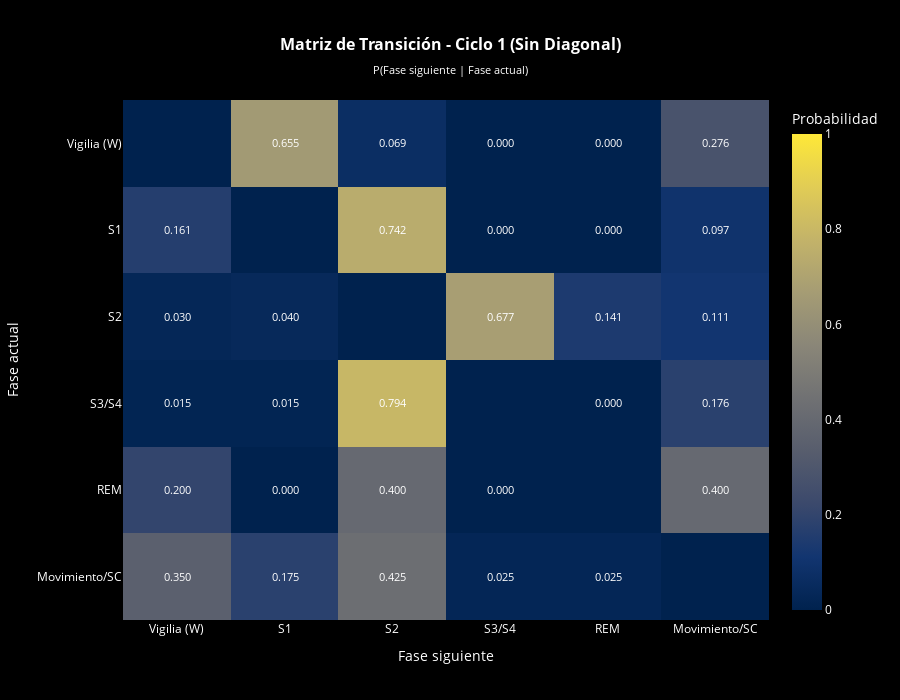
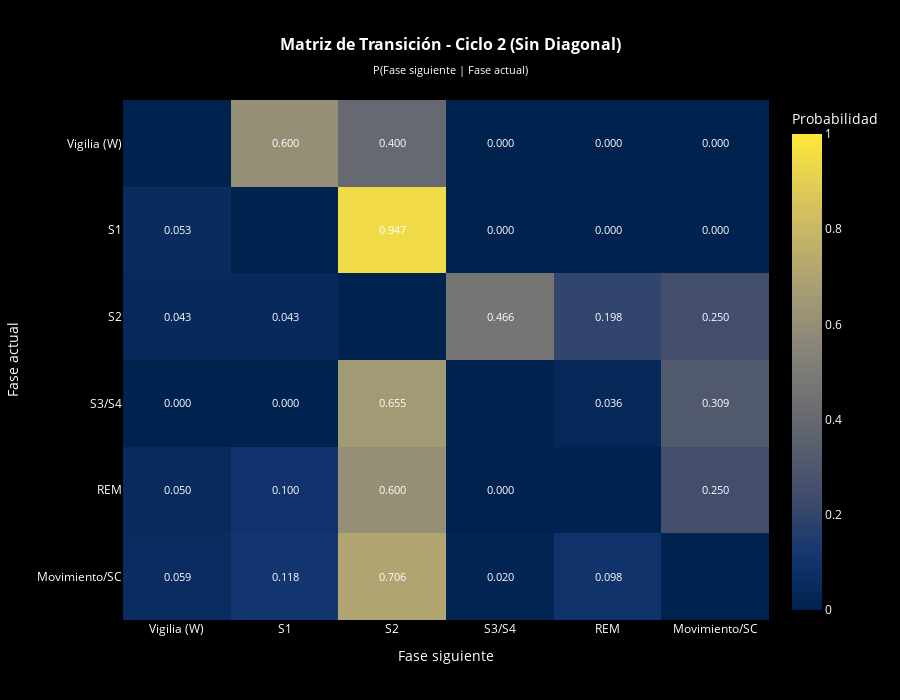
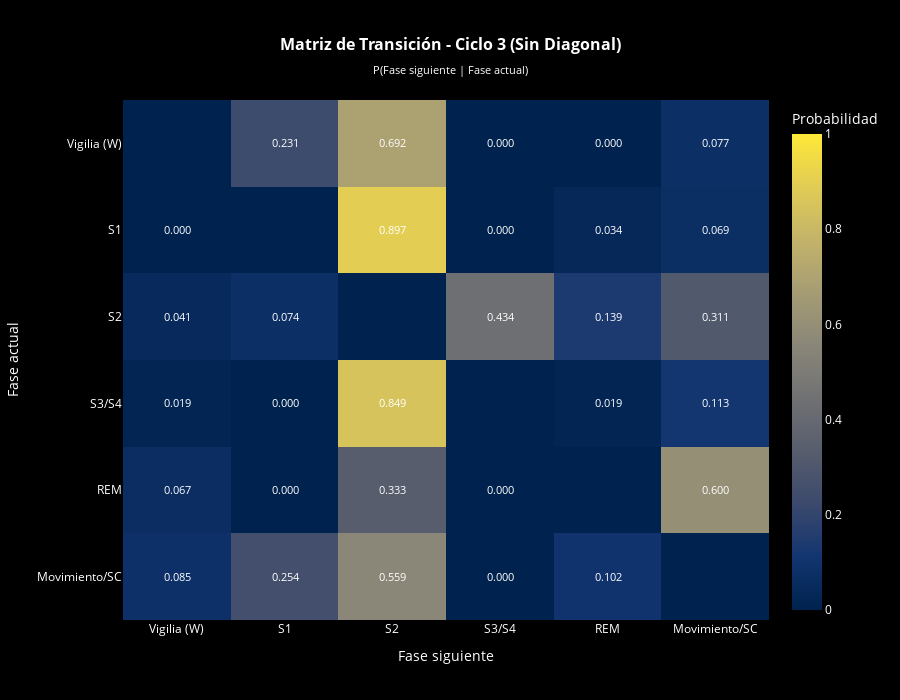
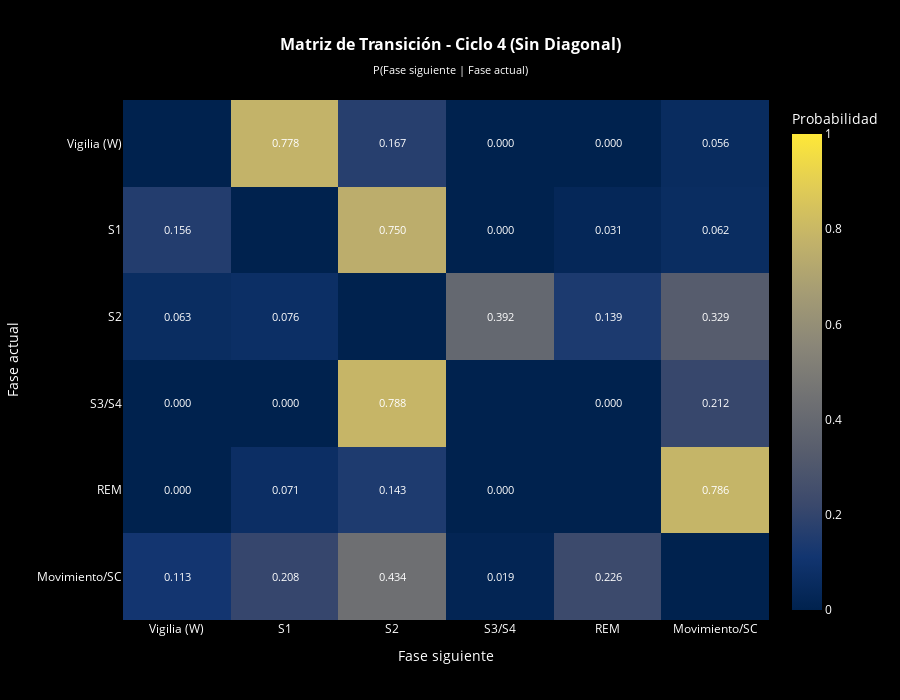

These figures' notebook cell, in order:
### Markdown cell above
## Visualización: Matrices Sin Diagonal por Ciclo

Esta versión elimina la probabilidad de quedarse en la misma fase (diagonal = 0) y re-normaliza por fila. Esto permite ver claramente **hacia dónde se va el cerebro cuando decide abandonar una fase**, sin que el gráfico se "coma" el color por la alta probabilidad de quedarse en la misma fase.

**Objetivo**: Ver cómo resalta la transición S2 → S3/S4 en el Ciclo 1 (amarillo brillante) y cómo ese amarillo se apaga en los ciclos siguientes.

### Code cell
# Graficar los ciclos
ciclos_a_mostrar = sorted(matrices_sin_diagonal_por_ciclo.keys())

for ciclo_num in ciclos_a_mostrar:
    matriz_sin_diag = matrices_sin_diagonal_por_ciclo[ciclo_num]
    fig = graficar_heatmap_ciclo(
        matriz_sin_diag,
        f"Matriz de Transición - Ciclo {ciclo_num} (Sin Diagonal)",
        ciclo_num,
        mostrar_diagonal=False
    )
    fig.show()

### Figure 1 — Plotly figure (JSON) as saved in the notebook; plotly's stock layout.template omitted (floating-point values rounded to 4 significant figures)
{"data": [{"colorbar": {"tickfont": {"color": "white"}, "title": {"font": {"color": "white"}, "text": "Probabilidad"}}, "colorscale": [[0, "#00224e"], [0.1111, "#123570"], [0.2222, "#3b496c"], [0.3333, "#575d6d"], [0.4444, "#707173"], [0.5556, "#8a8678"], [0.6667, "#a59c74"], [0.7778, "#c3b369"], [0.8889, "#e1cc55"], [1, "#fee838"]], "hovertemplate": "<b>Desde:</b> %{y}<br><b>Hacia:</b> %{x}<br><b>Probabilidad:</b> %{z:.4f}<extra></extra>", "text": [["", "0.655", "0.069", "0.000", "0.000", "0.276"], ["0.161", "", "0.742", "0.000", "0.000", "0.097"], ["0.030", "0.040", "", "0.677", "0.141", "0.111"], ["0.015", "0.015", "0.794", "", "0.000", "0.176"], ["0.200", "0.000", "0.400", "0.000", "", "0.400"], ["0.350", "0.175", "0.425", "0.025", "0.025", ""]], "textfont": {"color": "white", "size": 11}, "texttemplate": "%{text}", "type": "heatmap", "x": ["Vigilia (W)", "S1", "S2", "S3/S4", "REM", "Movimiento/SC"], "y": ["Vigilia (W)", "S1", "S2", "S3/S4", "REM", "Movimiento/SC"], "z": [[0.0, 0.6552, 0.06897, 0.0, 0.0, 0.2759], [0.1613, 0.0, 0.7419, 0.0, 0.0, 0.09677], [0.0303, 0.0404, 0.0, 0.6768, 0.1414, 0.1111], [0.01471, 0.01471, 0.7941, 0.0, 0.0, 0.1765], [0.2, 0.0, 0.4, 0.0, 0.0, 0.4], [0.35, 0.175, 0.425, 0.025, 0.025, 0.0]], "zmax": 1, "zmin": 0}], "layout": {"height": 700, "paper_bgcolor": "black", "plot_bgcolor": "black", "title": {"font": {"color": "white", "size": 16}, "text": "<b>Matriz de Transición - Ciclo 1 (Sin Diagonal)</b><br><sub>P(Fase siguiente | Fase actual)</sub>", "x": 0.5}, "width": 900, "xaxis": {"tickfont": {"color": "white"}, "title": {"font": {"color": "white"}, "text": "Fase siguiente"}}, "yaxis": {"autorange": "reversed", "tickfont": {"color": "white"}, "title": {"font": {"color": "white"}, "text": "Fase actual"}}}}

### Figure 2 — Plotly figure (JSON) as saved in the notebook; plotly's stock layout.template omitted (floating-point values rounded to 4 significant figures)
{"data": [{"colorbar": {"tickfont": {"color": "white"}, "title": {"font": {"color": "white"}, "text": "Probabilidad"}}, "colorscale": [[0, "#00224e"], [0.1111, "#123570"], [0.2222, "#3b496c"], [0.3333, "#575d6d"], [0.4444, "#707173"], [0.5556, "#8a8678"], [0.6667, "#a59c74"], [0.7778, "#c3b369"], [0.8889, "#e1cc55"], [1, "#fee838"]], "hovertemplate": "<b>Desde:</b> %{y}<br><b>Hacia:</b> %{x}<br><b>Probabilidad:</b> %{z:.4f}<extra></extra>", "text": [["", "0.600", "0.400", "0.000", "0.000", "0.000"], ["0.053", "", "0.947", "0.000", "0.000", "0.000"], ["0.043", "0.043", "", "0.466", "0.198", "0.250"], ["0.000", "0.000", "0.655", "", "0.036", "0.309"], ["0.050", "0.100", "0.600", "0.000", "", "0.250"], ["0.059", "0.118", "0.706", "0.020", "0.098", ""]], "textfont": {"color": "white", "size": 11}, "texttemplate": "%{text}", "type": "heatmap", "x": ["Vigilia (W)", "S1", "S2", "S3/S4", "REM", "Movimiento/SC"], "y": ["Vigilia (W)", "S1", "S2", "S3/S4", "REM", "Movimiento/SC"], "z": [[0.0, 0.6, 0.4, 0.0, 0.0, 0.0], [0.05263, 0.0, 0.9474, 0.0, 0.0, 0.0], [0.0431, 0.0431, 0.0, 0.4655, 0.1983, 0.25], [0.0, 0.0, 0.6545, 0.0, 0.03636, 0.3091], [0.05, 0.1, 0.6, 0.0, 0.0, 0.25], [0.05882, 0.1176, 0.7059, 0.01961, 0.09804, 0.0]], "zmax": 1, "zmin": 0}], "layout": {"height": 700, "paper_bgcolor": "black", "plot_bgcolor": "black", "title": {"font": {"color": "white", "size": 16}, "text": "<b>Matriz de Transición - Ciclo 2 (Sin Diagonal)</b><br><sub>P(Fase siguiente | Fase actual)</sub>", "x": 0.5}, "width": 900, "xaxis": {"tickfont": {"color": "white"}, "title": {"font": {"color": "white"}, "text": "Fase siguiente"}}, "yaxis": {"autorange": "reversed", "tickfont": {"color": "white"}, "title": {"font": {"color": "white"}, "text": "Fase actual"}}}}

### Figure 3 — Plotly figure (JSON) as saved in the notebook; plotly's stock layout.template omitted (floating-point values rounded to 4 significant figures)
{"data": [{"colorbar": {"tickfont": {"color": "white"}, "title": {"font": {"color": "white"}, "text": "Probabilidad"}}, "colorscale": [[0, "#00224e"], [0.1111, "#123570"], [0.2222, "#3b496c"], [0.3333, "#575d6d"], [0.4444, "#707173"], [0.5556, "#8a8678"], [0.6667, "#a59c74"], [0.7778, "#c3b369"], [0.8889, "#e1cc55"], [1, "#fee838"]], "hovertemplate": "<b>Desde:</b> %{y}<br><b>Hacia:</b> %{x}<br><b>Probabilidad:</b> %{z:.4f}<extra></extra>", "text": [["", "0.231", "0.692", "0.000", "0.000", "0.077"], ["0.000", "", "0.897", "0.000", "0.034", "0.069"], ["0.041", "0.074", "", "0.434", "0.139", "0.311"], ["0.019", "0.000", "0.849", "", "0.019", "0.113"], ["0.067", "0.000", "0.333", "0.000", "", "0.600"], ["0.085", "0.254", "0.559", "0.000", "0.102", ""]], "textfont": {"color": "white", "size": 11}, "texttemplate": "%{text}", "type": "heatmap", "x": ["Vigilia (W)", "S1", "S2", "S3/S4", "REM", "Movimiento/SC"], "y": ["Vigilia (W)", "S1", "S2", "S3/S4", "REM", "Movimiento/SC"], "z": [[0.0, 0.2308, 0.6923, 0.0, 0.0, 0.07692], [0.0, 0.0, 0.8966, 0.0, 0.03448, 0.06897], [0.04098, 0.07377, 0.0, 0.4344, 0.1393, 0.3115], [0.01887, 0.0, 0.8491, 0.0, 0.01887, 0.1132], [0.06667, 0.0, 0.3333, 0.0, 0.0, 0.6], [0.08475, 0.2542, 0.5593, 0.0, 0.1017, 0.0]], "zmax": 1, "zmin": 0}], "layout": {"height": 700, "paper_bgcolor": "black", "plot_bgcolor": "black", "title": {"font": {"color": "white", "size": 16}, "text": "<b>Matriz de Transición - Ciclo 3 (Sin Diagonal)</b><br><sub>P(Fase siguiente | Fase actual)</sub>", "x": 0.5}, "width": 900, "xaxis": {"tickfont": {"color": "white"}, "title": {"font": {"color": "white"}, "text": "Fase siguiente"}}, "yaxis": {"autorange": "reversed", "tickfont": {"color": "white"}, "title": {"font": {"color": "white"}, "text": "Fase actual"}}}}

### Figure 4 — Plotly figure (JSON) as saved in the notebook; plotly's stock layout.template omitted (floating-point values rounded to 4 significant figures)
{"data": [{"colorbar": {"tickfont": {"color": "white"}, "title": {"font": {"color": "white"}, "text": "Probabilidad"}}, "colorscale": [[0, "#00224e"], [0.1111, "#123570"], [0.2222, "#3b496c"], [0.3333, "#575d6d"], [0.4444, "#707173"], [0.5556, "#8a8678"], [0.6667, "#a59c74"], [0.7778, "#c3b369"], [0.8889, "#e1cc55"], [1, "#fee838"]], "hovertemplate": "<b>Desde:</b> %{y}<br><b>Hacia:</b> %{x}<br><b>Probabilidad:</b> %{z:.4f}<extra></extra>", "text": [["", "0.778", "0.167", "0.000", "0.000", "0.056"], ["0.156", "", "0.750", "0.000", "0.031", "0.062"], ["0.063", "0.076", "", "0.392", "0.139", "0.329"], ["0.000", "0.000", "0.788", "", "0.000", "0.212"], ["0.000", "0.071", "0.143", "0.000", "", "0.786"], ["0.113", "0.208", "0.434", "0.019", "0.226", ""]], "textfont": {"color": "white", "size": 11}, "texttemplate": "%{text}", "type": "heatmap", "x": ["Vigilia (W)", "S1", "S2", "S3/S4", "REM", "Movimiento/SC"], "y": ["Vigilia (W)", "S1", "S2", "S3/S4", "REM", "Movimiento/SC"], "z": [[0.0, 0.7778, 0.1667, 0.0, 0.0, 0.05556], [0.1562, 0.0, 0.75, 0.0, 0.03125, 0.0625], [0.06329, 0.07595, 0.0, 0.3924, 0.1392, 0.3291], [0.0, 0.0, 0.7879, 0.0, 0.0, 0.2121], [0.0, 0.07143, 0.1429, 0.0, 0.0, 0.7857], [0.1132, 0.2075, 0.434, 0.01887, 0.2264, 0.0]], "zmax": 1, "zmin": 0}], "layout": {"height": 700, "paper_bgcolor": "black", "plot_bgcolor": "black", "title": {"font": {"color": "white", "size": 16}, "text": "<b>Matriz de Transición - Ciclo 4 (Sin Diagonal)</b><br><sub>P(Fase siguiente | Fase actual)</sub>", "x": 0.5}, "width": 900, "xaxis": {"tickfont": {"color": "white"}, "title": {"font": {"color": "white"}, "text": "Fase siguiente"}}, "yaxis": {"autorange": "reversed", "tickfont": {"color": "white"}, "title": {"font": {"color": "white"}, "text": "Fase actual"}}}}
